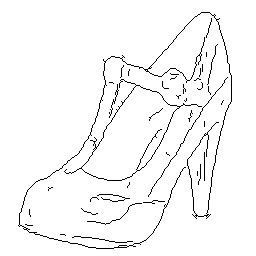
#> input picture util/edges_qp32_binary/input_002_input.bmp, 256 x 256 px, given in place of input_000_ground truth.png, which was not available
$ python image2binary.py
#> lines starting #> are read from the running program, lines starting #| are printed output that depends on the picture; after the words box and inside, x2 and y2 are one past the last pixel; in counts of white or black regions, pixels touching at a corner belong together; pictures that were not available may be replaced by others from this repository, and a replacement may not be noted
import numpy as np
from PIL import Image


def binary():
    img = np.array(Image.open('input_001_input.jpg').convert('L'))
    rows, cols = img.shape
    for i in range(rows):
        for j in range(cols):
            if img[i, j] <= 128:
                img[i, j] = 0
            else:
                img[i, j] = 255
    im = Image.fromarray(img)
    im.save('11.bmp')


def stitch():
    # for i in range(0, 200):
    I1 = Image.open('input_000_ground truth.png')
#> I1 is the input picture: PIL image 256x256 L; 96.8% white; black in thin lines or dots, all inside (x1, y1, x2, y2) = (18, 12, 232, 249)
    I2 = Image.open('11.bmp')
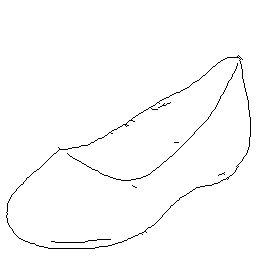
#> input picture util/edges_qp32_binary/input_005_input.bmp, 256 x 256 px, given in place of 11.bmp, which was not available
#> I2 is the input picture: PIL image 256x256 L; 98.6% white; black in thin lines or dots, all inside (x1, y1, x2, y2) = (6, 55, 251, 249)
    target = Image.new('RGB', (512, 256))
#> target: PIL image 512x256 RGB; every value is 0
    target.paste(I2, (0, 0, 256, 256))
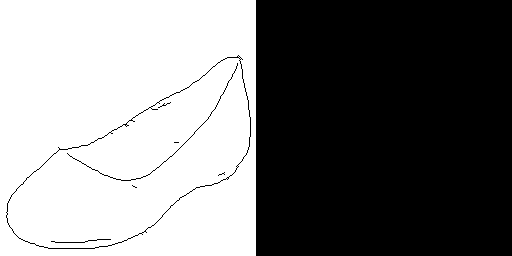
#> target: PIL image 512x256 RGB; 49.3% white; 1 white region, box (x1, y1, x2, y2) and area: (0, 0, 256, 256) 64606
    target.paste(I1, (256, 0, 512, 256))
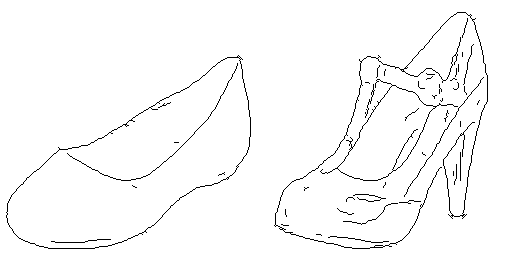
#> target: PIL image 512x256 RGB; 97.7% white; black in thin lines or dots, all inside (x1, y1, x2, y2) = (6, 12, 488, 249)
    target.save('11_AB.jpg')


if __name__ == '__main__':
    # binary()
    stitch()
